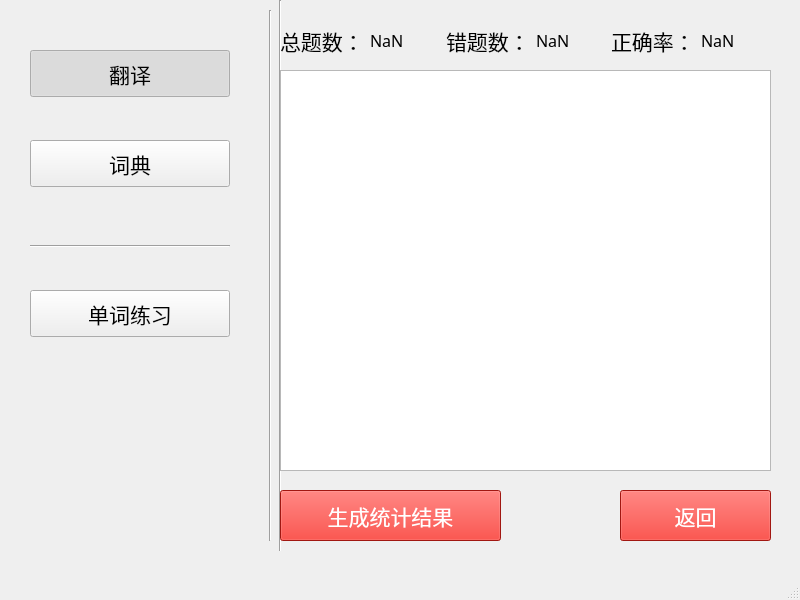
<?xml version="1.0" encoding="UTF-8"?>
<ui version="4.0">
 <class>MainWindow</class>
 <widget class="QMainWindow" name="MainWindow">
  <property name="geometry">
   <rect>
    <x>0</x>
    <y>0</y>
    <width>800</width>
    <height>600</height>
   </rect>
  </property>
  <property name="windowTitle">
   <string>MainWindow</string>
  </property>
  <widget class="QWidget" name="centralWidget">
   <widget class="QWidget" name="leftBak" native="true">
    <property name="geometry">
     <rect>
      <x>0</x>
      <y>0</y>
      <width>281</width>
      <height>551</height>
     </rect>
    </property>
    <widget class="QToolButton" name="practiceBtn">
     <property name="geometry">
      <rect>
       <x>30</x>
       <y>290</y>
       <width>200</width>
       <height>47</height>
      </rect>
     </property>
     <property name="minimumSize">
      <size>
       <width>200</width>
       <height>0</height>
      </size>
     </property>
     <property name="font">
      <font>
       <family>黑体</family>
       <pointsize>16</pointsize>
      </font>
     </property>
     <property name="text">
      <string>单词练习</string>
     </property>
     <property name="icon">
      <iconset resource="resource.qrc">
       <normaloff>:/icon/practice.png</normaloff>:/icon/practice.png</iconset>
     </property>
     <property name="iconSize">
      <size>
       <width>40</width>
       <height>40</height>
      </size>
     </property>
     <property name="checkable">
      <bool>true</bool>
     </property>
     <property name="toolButtonStyle">
      <enum>Qt::ToolButtonTextBesideIcon</enum>
     </property>
    </widget>
    <widget class="Line" name="line">
     <property name="geometry">
      <rect>
       <x>30</x>
       <y>238</y>
       <width>200</width>
       <height>16</height>
      </rect>
     </property>
     <property name="sizePolicy">
      <sizepolicy hsizetype="Minimum" vsizetype="Fixed">
       <horstretch>0</horstretch>
       <verstretch>0</verstretch>
      </sizepolicy>
     </property>
     <property name="minimumSize">
      <size>
       <width>0</width>
       <height>0</height>
      </size>
     </property>
     <property name="maximumSize">
      <size>
       <width>200</width>
       <height>16777215</height>
      </size>
     </property>
     <property name="sizeIncrement">
      <size>
       <width>0</width>
       <height>0</height>
      </size>
     </property>
     <property name="orientation">
      <enum>Qt::Horizontal</enum>
     </property>
    </widget>
    <widget class="QToolButton" name="transBtn">
     <property name="geometry">
      <rect>
       <x>30</x>
       <y>50</y>
       <width>200</width>
       <height>47</height>
      </rect>
     </property>
     <property name="minimumSize">
      <size>
       <width>200</width>
       <height>0</height>
      </size>
     </property>
     <property name="font">
      <font>
       <family>黑体</family>
       <pointsize>16</pointsize>
      </font>
     </property>
     <property name="text">
      <string>翻译</string>
     </property>
     <property name="icon">
      <iconset resource="resource.qrc">
       <normaloff>:/icon/trans_selected.png</normaloff>:/icon/trans_selected.png</iconset>
     </property>
     <property name="iconSize">
      <size>
       <width>40</width>
       <height>40</height>
      </size>
     </property>
     <property name="checkable">
      <bool>true</bool>
     </property>
     <property name="checked">
      <bool>true</bool>
     </property>
     <property name="toolButtonStyle">
      <enum>Qt::ToolButtonTextBesideIcon</enum>
     </property>
    </widget>
    <widget class="QToolButton" name="dictBtn">
     <property name="geometry">
      <rect>
       <x>30</x>
       <y>140</y>
       <width>200</width>
       <height>47</height>
      </rect>
     </property>
     <property name="minimumSize">
      <size>
       <width>200</width>
       <height>0</height>
      </size>
     </property>
     <property name="maximumSize">
      <size>
       <width>116</width>
       <height>16777215</height>
      </size>
     </property>
     <property name="font">
      <font>
       <family>黑体</family>
       <pointsize>16</pointsize>
      </font>
     </property>
     <property name="text">
      <string>词典</string>
     </property>
     <property name="icon">
      <iconset resource="resource.qrc">
       <normaloff>:/icon/dict.png</normaloff>:/icon/dict.png</iconset>
     </property>
     <property name="iconSize">
      <size>
       <width>40</width>
       <height>40</height>
      </size>
     </property>
     <property name="checkable">
      <bool>true</bool>
     </property>
     <property name="checked">
      <bool>false</bool>
     </property>
     <property name="toolButtonStyle">
      <enum>Qt::ToolButtonTextBesideIcon</enum>
     </property>
    </widget>
    <widget class="Line" name="line_2">
     <property name="geometry">
      <rect>
       <x>270</x>
       <y>0</y>
       <width>20</width>
       <height>581</height>
      </rect>
     </property>
     <property name="orientation">
      <enum>Qt::Vertical</enum>
     </property>
    </widget>
    <widget class="Line" name="line_5">
     <property name="geometry">
      <rect>
       <x>260</x>
       <y>10</y>
       <width>20</width>
       <height>531</height>
      </rect>
     </property>
     <property name="orientation">
      <enum>Qt::Vertical</enum>
     </property>
    </widget>
   </widget>
   <widget class="QStackedWidget" name="stackedWidget">
    <property name="geometry">
     <rect>
      <x>270</x>
      <y>0</y>
      <width>521</width>
      <height>561</height>
     </rect>
    </property>
    <property name="currentIndex">
     <number>4</number>
    </property>
    <widget class="QWidget" name="transPage">
     <widget class="QPlainTextEdit" name="transInput">
      <property name="geometry">
       <rect>
        <x>30</x>
        <y>30</y>
        <width>461</width>
        <height>121</height>
       </rect>
      </property>
      <property name="font">
       <font>
        <family>黑体</family>
        <pointsize>16</pointsize>
       </font>
      </property>
      <property name="styleSheet">
       <string notr="true">background-color: rgb(238, 238, 238);</string>
      </property>
      <property name="placeholderText">
       <string>请输入您要查询的单词...</string>
      </property>
     </widget>
     <widget class="QPushButton" name="getTransBtn">
      <property name="geometry">
       <rect>
        <x>290</x>
        <y>170</y>
        <width>121</width>
        <height>41</height>
       </rect>
      </property>
      <property name="font">
       <font>
        <family>黑体</family>
        <pointsize>14</pointsize>
       </font>
      </property>
      <property name="styleSheet">
       <string notr="true">background-color: rgb(226, 32, 24);
color: rgb(255, 255, 255);</string>
      </property>
      <property name="text">
       <string>查询</string>
      </property>
     </widget>
     <widget class="QLabel" name="transResult">
      <property name="geometry">
       <rect>
        <x>40</x>
        <y>310</y>
        <width>471</width>
        <height>61</height>
       </rect>
      </property>
      <property name="font">
       <font>
        <family>黑体</family>
        <pointsize>24</pointsize>
       </font>
      </property>
      <property name="text">
       <string>你好世界</string>
      </property>
     </widget>
     <widget class="QLabel" name="transSymbol">
      <property name="geometry">
       <rect>
        <x>40</x>
        <y>420</y>
        <width>321</width>
        <height>41</height>
       </rect>
      </property>
      <property name="font">
       <font>
        <family>黑体</family>
        <pointsize>12</pointsize>
       </font>
      </property>
      <property name="text">
       <string>英 /həˈləʊ/  美 /helˈō/ </string>
      </property>
     </widget>
     <widget class="QToolButton" name="transReadingBtn">
      <property name="geometry">
       <rect>
        <x>380</x>
        <y>410</y>
        <width>61</width>
        <height>61</height>
       </rect>
      </property>
      <property name="text">
       <string>...</string>
      </property>
      <property name="icon">
       <iconset resource="resource.qrc">
        <normaloff>:/icon/volume.png</normaloff>:/icon/volume.png</iconset>
      </property>
      <property name="iconSize">
       <size>
        <width>64</width>
        <height>64</height>
       </size>
      </property>
     </widget>
     <widget class="Line" name="line_3">
      <property name="geometry">
       <rect>
        <x>30</x>
        <y>240</y>
        <width>451</width>
        <height>20</height>
       </rect>
      </property>
      <property name="orientation">
       <enum>Qt::Horizontal</enum>
      </property>
     </widget>
     <widget class="QToolButton" name="favorBtn">
      <property name="geometry">
       <rect>
        <x>30</x>
        <y>170</y>
        <width>41</width>
        <height>41</height>
       </rect>
      </property>
      <property name="styleSheet">
       <string notr="true"/>
      </property>
      <property name="text">
       <string>...</string>
      </property>
      <property name="icon">
       <iconset resource="resource.qrc">
        <normaloff>:/icon/favor.png</normaloff>:/icon/favor.png</iconset>
      </property>
      <property name="iconSize">
       <size>
        <width>64</width>
        <height>64</height>
       </size>
      </property>
      <property name="checkable">
       <bool>true</bool>
      </property>
      <property name="checked">
       <bool>false</bool>
      </property>
     </widget>
     <widget class="QToolButton" name="inputReadingBtn">
      <property name="geometry">
       <rect>
        <x>440</x>
        <y>170</y>
        <width>41</width>
        <height>41</height>
       </rect>
      </property>
      <property name="text">
       <string>...</string>
      </property>
      <property name="icon">
       <iconset resource="resource.qrc">
        <normaloff>:/icon/volume.png</normaloff>:/icon/volume.png</iconset>
      </property>
      <property name="iconSize">
       <size>
        <width>64</width>
        <height>64</height>
       </size>
      </property>
     </widget>
    </widget>
    <widget class="QWidget" name="dictPage">
     <widget class="QListWidget" name="wordList">
      <property name="geometry">
       <rect>
        <x>30</x>
        <y>100</y>
        <width>461</width>
        <height>341</height>
       </rect>
      </property>
      <property name="font">
       <font>
        <family>黑体</family>
        <pointsize>16</pointsize>
       </font>
      </property>
     </widget>
     <widget class="QLabel" name="label_3">
      <property name="geometry">
       <rect>
        <x>30</x>
        <y>30</y>
        <width>271</width>
        <height>41</height>
       </rect>
      </property>
      <property name="font">
       <font>
        <family>黑体</family>
        <pointsize>20</pointsize>
       </font>
      </property>
      <property name="text">
       <string>我的单词本：</string>
      </property>
     </widget>
     <widget class="QPushButton" name="delBtn">
      <property name="geometry">
       <rect>
        <x>410</x>
        <y>460</y>
        <width>81</width>
        <height>61</height>
       </rect>
      </property>
      <property name="font">
       <font>
        <family>黑体</family>
        <pointsize>16</pointsize>
       </font>
      </property>
      <property name="styleSheet">
       <string notr="true">background-color: rgb(226, 32, 24);
color: rgb(255, 255, 255);</string>
      </property>
      <property name="text">
       <string>删除</string>
      </property>
     </widget>
     <widget class="QPlainTextEdit" name="delText">
      <property name="geometry">
       <rect>
        <x>30</x>
        <y>460</y>
        <width>371</width>
        <height>61</height>
       </rect>
      </property>
      <property name="font">
       <font>
        <family>黑体</family>
        <pointsize>16</pointsize>
       </font>
      </property>
      <property name="styleSheet">
       <string notr="true">background-color: rgb(234, 234, 234);</string>
      </property>
      <property name="placeholderText">
       <string>输入您要删除的词语...</string>
      </property>
     </widget>
    </widget>
    <widget class="QWidget" name="practiceStartPage">
     <widget class="QLabel" name="label_4">
      <property name="geometry">
       <rect>
        <x>120</x>
        <y>50</y>
        <width>291</width>
        <height>51</height>
       </rect>
      </property>
      <property name="font">
       <font>
        <family>黑体</family>
        <pointsize>24</pointsize>
       </font>
      </property>
      <property name="text">
       <string>开始练习</string>
      </property>
     </widget>
     <widget class="QLabel" name="label_5">
      <property name="geometry">
       <rect>
        <x>30</x>
        <y>150</y>
        <width>161</width>
        <height>41</height>
       </rect>
      </property>
      <property name="font">
       <font>
        <family>黑体</family>
        <pointsize>16</pointsize>
       </font>
      </property>
      <property name="text">
       <string>选择难度：</string>
      </property>
     </widget>
     <widget class="QLabel" name="label_6">
      <property name="geometry">
       <rect>
        <x>240</x>
        <y>150</y>
        <width>241</width>
        <height>41</height>
       </rect>
      </property>
      <property name="font">
       <font>
        <family>黑体</family>
        <pointsize>16</pointsize>
       </font>
      </property>
      <property name="text">
       <string>选择题目数量：</string>
      </property>
     </widget>
     <widget class="QGroupBox" name="difficultyBox">
      <property name="geometry">
       <rect>
        <x>30</x>
        <y>190</y>
        <width>115</width>
        <height>191</height>
       </rect>
      </property>
      <property name="title">
       <string/>
      </property>
      <layout class="QVBoxLayout" name="verticalLayout">
       <item>
        <widget class="QRadioButton" name="easy">
         <property name="font">
          <font>
           <family>黑体</family>
           <pointsize>12</pointsize>
          </font>
         </property>
         <property name="text">
          <string>简单</string>
         </property>
         <property name="checked">
          <bool>true</bool>
         </property>
        </widget>
       </item>
       <item>
        <widget class="QRadioButton" name="normal">
         <property name="font">
          <font>
           <family>黑体</family>
           <pointsize>12</pointsize>
          </font>
         </property>
         <property name="text">
          <string>普通</string>
         </property>
        </widget>
       </item>
       <item>
        <widget class="QRadioButton" name="hard">
         <property name="font">
          <font>
           <family>黑体</family>
           <pointsize>12</pointsize>
          </font>
         </property>
         <property name="text">
          <string>困难</string>
         </property>
        </widget>
       </item>
      </layout>
     </widget>
     <widget class="QSlider" name="practiceNumSlider">
      <property name="geometry">
       <rect>
        <x>240</x>
        <y>210</y>
        <width>32</width>
        <height>160</height>
       </rect>
      </property>
      <property name="sizePolicy">
       <sizepolicy hsizetype="Fixed" vsizetype="Expanding">
        <horstretch>0</horstretch>
        <verstretch>0</verstretch>
       </sizepolicy>
      </property>
      <property name="minimumSize">
       <size>
        <width>0</width>
        <height>0</height>
       </size>
      </property>
      <property name="sizeIncrement">
       <size>
        <width>0</width>
        <height>0</height>
       </size>
      </property>
      <property name="styleSheet">
       <string notr="true">gridline-color: rgb(255, 255, 255);
selection-background-color: rgb(255, 255, 255);</string>
      </property>
      <property name="minimum">
       <number>5</number>
      </property>
      <property name="maximum">
       <number>50</number>
      </property>
      <property name="orientation">
       <enum>Qt::Vertical</enum>
      </property>
     </widget>
     <widget class="QSpinBox" name="practiceNumSpinBox">
      <property name="geometry">
       <rect>
        <x>320</x>
        <y>250</y>
        <width>111</width>
        <height>61</height>
       </rect>
      </property>
      <property name="font">
       <font>
        <family>黑体</family>
        <pointsize>20</pointsize>
       </font>
      </property>
      <property name="styleSheet">
       <string notr="true">border-color: rgb(108, 108, 108);</string>
      </property>
      <property name="minimum">
       <number>5</number>
      </property>
      <property name="maximum">
       <number>50</number>
      </property>
     </widget>
     <widget class="QPushButton" name="practiceStartBtn">
      <property name="geometry">
       <rect>
        <x>80</x>
        <y>440</y>
        <width>281</width>
        <height>71</height>
       </rect>
      </property>
      <property name="font">
       <font>
        <family>黑体</family>
        <pointsize>16</pointsize>
       </font>
      </property>
      <property name="styleSheet">
       <string notr="true">color: rgb(255, 255, 255);
background-color: rgb(226, 32, 24);</string>
      </property>
      <property name="text">
       <string>开始吧！</string>
      </property>
     </widget>
     <widget class="Line" name="line_4">
      <property name="geometry">
       <rect>
        <x>30</x>
        <y>120</y>
        <width>451</width>
        <height>20</height>
       </rect>
      </property>
      <property name="orientation">
       <enum>Qt::Horizontal</enum>
      </property>
     </widget>
     <widget class="Line" name="line_6">
      <property name="geometry">
       <rect>
        <x>30</x>
        <y>400</y>
        <width>441</width>
        <height>20</height>
       </rect>
      </property>
      <property name="orientation">
       <enum>Qt::Horizontal</enum>
      </property>
     </widget>
     <widget class="Line" name="line_7">
      <property name="geometry">
       <rect>
        <x>210</x>
        <y>160</y>
        <width>21</width>
        <height>221</height>
       </rect>
      </property>
      <property name="orientation">
       <enum>Qt::Vertical</enum>
      </property>
     </widget>
    </widget>
    <widget class="QWidget" name="practicePage">
     <widget class="QLabel" name="label_7">
      <property name="geometry">
       <rect>
        <x>40</x>
        <y>30</y>
        <width>111</width>
        <height>31</height>
       </rect>
      </property>
      <property name="font">
       <font>
        <family>黑体</family>
        <pointsize>16</pointsize>
       </font>
      </property>
      <property name="text">
       <string>题目：</string>
      </property>
     </widget>
     <widget class="QLabel" name="currentNum">
      <property name="geometry">
       <rect>
        <x>165</x>
        <y>30</y>
        <width>51</width>
        <height>31</height>
       </rect>
      </property>
      <property name="font">
       <font>
        <family>黑体</family>
        <pointsize>16</pointsize>
       </font>
      </property>
      <property name="text">
       <string>NAN</string>
      </property>
     </widget>
     <widget class="QLabel" name="label_9">
      <property name="geometry">
       <rect>
        <x>220</x>
        <y>30</y>
        <width>31</width>
        <height>31</height>
       </rect>
      </property>
      <property name="font">
       <font>
        <family>黑体</family>
        <pointsize>16</pointsize>
       </font>
      </property>
      <property name="text">
       <string>/</string>
      </property>
     </widget>
     <widget class="QLabel" name="totalNum">
      <property name="geometry">
       <rect>
        <x>270</x>
        <y>30</y>
        <width>61</width>
        <height>31</height>
       </rect>
      </property>
      <property name="font">
       <font>
        <family>黑体</family>
        <pointsize>16</pointsize>
       </font>
      </property>
      <property name="text">
       <string>NAN</string>
      </property>
     </widget>
     <widget class="QLabel" name="label_8">
      <property name="geometry">
       <rect>
        <x>40</x>
        <y>120</y>
        <width>101</width>
        <height>31</height>
       </rect>
      </property>
      <property name="font">
       <font>
        <family>黑体</family>
        <pointsize>16</pointsize>
       </font>
      </property>
      <property name="text">
       <string>单词：</string>
      </property>
     </widget>
     <widget class="QLabel" name="practice_question">
      <property name="geometry">
       <rect>
        <x>40</x>
        <y>180</y>
        <width>341</width>
        <height>51</height>
       </rect>
      </property>
      <property name="font">
       <font>
        <family>Consolas</family>
        <pointsize>24</pointsize>
       </font>
      </property>
      <property name="text">
       <string>hello</string>
      </property>
     </widget>
     <widget class="QGroupBox" name="chooseBox">
      <property name="geometry">
       <rect>
        <x>30</x>
        <y>280</y>
        <width>91</width>
        <height>181</height>
       </rect>
      </property>
      <property name="font">
       <font>
        <family>黑体</family>
        <pointsize>16</pointsize>
       </font>
      </property>
      <property name="title">
       <string/>
      </property>
      <layout class="QVBoxLayout" name="verticalLayout_2">
       <item>
        <widget class="QRadioButton" name="aRadio">
         <property name="text">
          <string>A</string>
         </property>
        </widget>
       </item>
       <item>
        <widget class="QRadioButton" name="bRadio">
         <property name="text">
          <string>B</string>
         </property>
        </widget>
       </item>
       <item>
        <widget class="QRadioButton" name="cRadio">
         <property name="text">
          <string>C</string>
         </property>
        </widget>
       </item>
      </layout>
     </widget>
     <widget class="QPushButton" name="practiceNextBtn">
      <property name="geometry">
       <rect>
        <x>300</x>
        <y>480</y>
        <width>211</width>
        <height>61</height>
       </rect>
      </property>
      <property name="font">
       <font>
        <family>黑体</family>
        <pointsize>16</pointsize>
       </font>
      </property>
      <property name="styleSheet">
       <string notr="true">color: rgb(255, 255, 255);
background-color: rgb(226, 32, 24);</string>
      </property>
      <property name="text">
       <string>下一题！</string>
      </property>
     </widget>
     <widget class="Line" name="line_8">
      <property name="geometry">
       <rect>
        <x>27</x>
        <y>90</y>
        <width>471</width>
        <height>20</height>
       </rect>
      </property>
      <property name="orientation">
       <enum>Qt::Horizontal</enum>
      </property>
     </widget>
     <widget class="Line" name="line_9">
      <property name="geometry">
       <rect>
        <x>37</x>
        <y>240</y>
        <width>461</width>
        <height>20</height>
       </rect>
      </property>
      <property name="orientation">
       <enum>Qt::Horizontal</enum>
      </property>
     </widget>
     <widget class="QLabel" name="label_11">
      <property name="geometry">
       <rect>
        <x>40</x>
        <y>260</y>
        <width>101</width>
        <height>31</height>
       </rect>
      </property>
      <property name="font">
       <font>
        <family>黑体</family>
        <pointsize>16</pointsize>
       </font>
      </property>
      <property name="text">
       <string>选项：</string>
      </property>
     </widget>
     <widget class="QWidget" name="layoutWidget">
      <property name="geometry">
       <rect>
        <x>120</x>
        <y>310</y>
        <width>391</width>
        <height>121</height>
       </rect>
      </property>
      <layout class="QVBoxLayout" name="verticalLayout_3">
       <item>
        <widget class="QLabel" name="aAnswer">
         <property name="font">
          <font>
           <family>黑体</family>
           <pointsize>12</pointsize>
          </font>
         </property>
         <property name="text">
          <string>你好</string>
         </property>
        </widget>
       </item>
       <item>
        <widget class="QLabel" name="bAnswer">
         <property name="font">
          <font>
           <family>黑体</family>
           <pointsize>12</pointsize>
          </font>
         </property>
         <property name="text">
          <string>你好</string>
         </property>
        </widget>
       </item>
       <item>
        <widget class="QLabel" name="cAnswer">
         <property name="font">
          <font>
           <family>黑体</family>
           <pointsize>12</pointsize>
          </font>
         </property>
         <property name="text">
          <string>你好</string>
         </property>
        </widget>
       </item>
      </layout>
     </widget>
    </widget>
    <widget class="QWidget" name="practiceEndPage">
     <widget class="QListWidget" name="questionStatisticsList">
      <property name="geometry">
       <rect>
        <x>10</x>
        <y>70</y>
        <width>491</width>
        <height>401</height>
       </rect>
      </property>
     </widget>
     <widget class="QPushButton" name="backBtnEnd">
      <property name="geometry">
       <rect>
        <x>350</x>
        <y>490</y>
        <width>151</width>
        <height>51</height>
       </rect>
      </property>
      <property name="font">
       <font>
        <family>黑体</family>
        <pointsize>16</pointsize>
       </font>
      </property>
      <property name="styleSheet">
       <string notr="true">color: rgb(255, 255, 255);
background-color: rgb(226, 32, 24);</string>
      </property>
      <property name="text">
       <string>返回</string>
      </property>
     </widget>
     <widget class="QPushButton" name="createResultBtn">
      <property name="geometry">
       <rect>
        <x>10</x>
        <y>490</y>
        <width>221</width>
        <height>51</height>
       </rect>
      </property>
      <property name="font">
       <font>
        <family>黑体</family>
        <pointsize>16</pointsize>
       </font>
      </property>
      <property name="styleSheet">
       <string notr="true">color: rgb(255, 255, 255);
background-color: rgb(226, 32, 24);</string>
      </property>
      <property name="text">
       <string>生成统计结果</string>
      </property>
     </widget>
     <widget class="QWidget" name="">
      <property name="geometry">
       <rect>
        <x>10</x>
        <y>20</y>
        <width>491</width>
        <height>41</height>
       </rect>
      </property>
      <layout class="QHBoxLayout" name="horizontalLayout">
       <item>
        <widget class="QLabel" name="label">
         <property name="font">
          <font>
           <family>黑体</family>
           <pointsize>16</pointsize>
          </font>
         </property>
         <property name="text">
          <string>总题数：</string>
         </property>
        </widget>
       </item>
       <item>
        <widget class="QLabel" name="totalNumEnd">
         <property name="font">
          <font>
           <family>黑体</family>
           <pointsize>12</pointsize>
          </font>
         </property>
         <property name="text">
          <string>NaN</string>
         </property>
        </widget>
       </item>
       <item>
        <widget class="QLabel" name="label_2">
         <property name="font">
          <font>
           <family>黑体</family>
           <pointsize>16</pointsize>
          </font>
         </property>
         <property name="text">
          <string>错题数：</string>
         </property>
        </widget>
       </item>
       <item>
        <widget class="QLabel" name="errorNumEnd">
         <property name="font">
          <font>
           <family>黑体</family>
           <pointsize>12</pointsize>
          </font>
         </property>
         <property name="text">
          <string>NaN</string>
         </property>
        </widget>
       </item>
       <item>
        <widget class="QLabel" name="label_10">
         <property name="font">
          <font>
           <family>黑体</family>
           <pointsize>16</pointsize>
          </font>
         </property>
         <property name="text">
          <string>正确率：</string>
         </property>
        </widget>
       </item>
       <item>
        <widget class="QLabel" name="correctRateEnd">
         <property name="font">
          <font>
           <family>黑体</family>
           <pointsize>12</pointsize>
          </font>
         </property>
         <property name="text">
          <string>NaN</string>
         </property>
        </widget>
       </item>
      </layout>
     </widget>
    </widget>
   </widget>
  </widget>
  <widget class="QMenuBar" name="menubar">
   <property name="geometry">
    <rect>
     <x>0</x>
     <y>0</y>
     <width>800</width>
     <height>21</height>
    </rect>
   </property>
  </widget>
  <widget class="QStatusBar" name="statusbar"/>
 </widget>
 <resources>
  <include location="resource.qrc"/>
 </resources>
 <connections/>
</ui>
